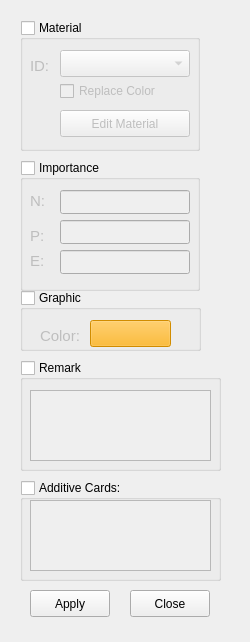
<?xml version="1.0" encoding="UTF-8"?>
<ui version="4.0">
 <class>MCCADGUI_SetPropertyDialog</class>
 <widget class="QDialog" name="MCCADGUI_SetPropertyDialog">
  <property name="geometry">
   <rect>
    <x>0</x>
    <y>0</y>
    <width>250</width>
    <height>642</height>
   </rect>
  </property>
  <property name="sizePolicy">
   <sizepolicy hsizetype="Minimum" vsizetype="Minimum">
    <horstretch>0</horstretch>
    <verstretch>0</verstretch>
   </sizepolicy>
  </property>
  <property name="minimumSize">
   <size>
    <width>220</width>
    <height>10</height>
   </size>
  </property>
  <property name="baseSize">
   <size>
    <width>0</width>
    <height>0</height>
   </size>
  </property>
  <property name="windowTitle">
   <string>Properties</string>
  </property>
  <widget class="QGroupBox" name="gb_Material">
   <property name="enabled">
    <bool>true</bool>
   </property>
   <property name="geometry">
    <rect>
     <x>20</x>
     <y>20</y>
     <width>180</width>
     <height>131</height>
    </rect>
   </property>
   <property name="title">
    <string>Material</string>
   </property>
   <property name="checkable">
    <bool>true</bool>
   </property>
   <property name="checked">
    <bool>false</bool>
   </property>
   <widget class="QLabel" name="label">
    <property name="geometry">
     <rect>
      <x>10</x>
      <y>35</y>
      <width>41</width>
      <height>21</height>
     </rect>
    </property>
    <property name="font">
     <font>
      <pointsize>11</pointsize>
     </font>
    </property>
    <property name="text">
     <string>ID:</string>
    </property>
   </widget>
   <widget class="QComboBox" name="cmb_mat_id">
    <property name="geometry">
     <rect>
      <x>40</x>
      <y>30</y>
      <width>130</width>
      <height>27</height>
     </rect>
    </property>
   </widget>
   <widget class="QCheckBox" name="chk_recolor">
    <property name="geometry">
     <rect>
      <x>40</x>
      <y>60</y>
      <width>141</width>
      <height>22</height>
     </rect>
    </property>
    <property name="text">
     <string>Replace Color</string>
    </property>
   </widget>
   <widget class="QPushButton" name="Btn_edit_mat">
    <property name="geometry">
     <rect>
      <x>40</x>
      <y>90</y>
      <width>130</width>
      <height>27</height>
     </rect>
    </property>
    <property name="text">
     <string>Edit Material</string>
    </property>
   </widget>
  </widget>
  <widget class="QGroupBox" name="gb_Imp">
   <property name="geometry">
    <rect>
     <x>20</x>
     <y>160</y>
     <width>180</width>
     <height>131</height>
    </rect>
   </property>
   <property name="title">
    <string>Importance</string>
   </property>
   <property name="checkable">
    <bool>true</bool>
   </property>
   <property name="checked">
    <bool>false</bool>
   </property>
   <widget class="QLabel" name="label_2">
    <property name="geometry">
     <rect>
      <x>10</x>
      <y>30</y>
      <width>41</width>
      <height>21</height>
     </rect>
    </property>
    <property name="font">
     <font>
      <pointsize>11</pointsize>
     </font>
    </property>
    <property name="text">
     <string>N:</string>
    </property>
   </widget>
   <widget class="QLabel" name="label_3">
    <property name="geometry">
     <rect>
      <x>10</x>
      <y>60</y>
      <width>41</width>
      <height>31</height>
     </rect>
    </property>
    <property name="font">
     <font>
      <pointsize>11</pointsize>
     </font>
    </property>
    <property name="text">
     <string>P:</string>
    </property>
   </widget>
   <widget class="QLabel" name="label_4">
    <property name="geometry">
     <rect>
      <x>10</x>
      <y>90</y>
      <width>41</width>
      <height>21</height>
     </rect>
    </property>
    <property name="font">
     <font>
      <pointsize>11</pointsize>
     </font>
    </property>
    <property name="text">
     <string>E:</string>
    </property>
   </widget>
   <widget class="QLineEdit" name="le_imp_n">
    <property name="geometry">
     <rect>
      <x>40</x>
      <y>30</y>
      <width>130</width>
      <height>24</height>
     </rect>
    </property>
   </widget>
   <widget class="QLineEdit" name="le_imp_p">
    <property name="geometry">
     <rect>
      <x>40</x>
      <y>60</y>
      <width>130</width>
      <height>24</height>
     </rect>
    </property>
   </widget>
   <widget class="QLineEdit" name="le_imp_e">
    <property name="geometry">
     <rect>
      <x>40</x>
      <y>90</y>
      <width>130</width>
      <height>24</height>
     </rect>
    </property>
   </widget>
  </widget>
  <widget class="QPushButton" name="Btn_apply">
   <property name="geometry">
    <rect>
     <x>30</x>
     <y>590</y>
     <width>80</width>
     <height>27</height>
    </rect>
   </property>
   <property name="text">
    <string>Apply</string>
   </property>
  </widget>
  <widget class="QPushButton" name="Btn_close">
   <property name="geometry">
    <rect>
     <x>130</x>
     <y>590</y>
     <width>80</width>
     <height>27</height>
    </rect>
   </property>
   <property name="text">
    <string>Close</string>
   </property>
  </widget>
  <widget class="QGroupBox" name="gb_Remark">
   <property name="geometry">
    <rect>
     <x>20</x>
     <y>360</y>
     <width>201</width>
     <height>111</height>
    </rect>
   </property>
   <property name="title">
    <string>Remark</string>
   </property>
   <property name="checkable">
    <bool>true</bool>
   </property>
   <property name="checked">
    <bool>false</bool>
   </property>
   <widget class="QTextEdit" name="tb_remark">
    <property name="geometry">
     <rect>
      <x>10</x>
      <y>30</y>
      <width>181</width>
      <height>71</height>
     </rect>
    </property>
   </widget>
  </widget>
  <widget class="QGroupBox" name="gb_Additive">
   <property name="geometry">
    <rect>
     <x>20</x>
     <y>480</y>
     <width>201</width>
     <height>101</height>
    </rect>
   </property>
   <property name="title">
    <string>Additive Cards:</string>
   </property>
   <property name="checkable">
    <bool>true</bool>
   </property>
   <property name="checked">
    <bool>false</bool>
   </property>
   <widget class="QTextEdit" name="tb_add_card">
    <property name="geometry">
     <rect>
      <x>10</x>
      <y>20</y>
      <width>181</width>
      <height>71</height>
     </rect>
    </property>
   </widget>
  </widget>
  <widget class="QGroupBox" name="gb_Graphic">
   <property name="geometry">
    <rect>
     <x>20</x>
     <y>290</y>
     <width>181</width>
     <height>61</height>
    </rect>
   </property>
   <property name="title">
    <string>Graphic</string>
   </property>
   <property name="checkable">
    <bool>true</bool>
   </property>
   <property name="checked">
    <bool>false</bool>
   </property>
   <widget class="QPushButton" name="Btn_color">
    <property name="geometry">
     <rect>
      <x>70</x>
      <y>30</y>
      <width>81</width>
      <height>27</height>
     </rect>
    </property>
    <property name="styleSheet">
     <string notr="true">QPushButton {
background:rgb(255, 170, 0)
}</string>
    </property>
    <property name="text">
     <string/>
    </property>
   </widget>
   <widget class="QLabel" name="label_7">
    <property name="geometry">
     <rect>
      <x>20</x>
      <y>30</y>
      <width>61</width>
      <height>31</height>
     </rect>
    </property>
    <property name="font">
     <font>
      <pointsize>11</pointsize>
     </font>
    </property>
    <property name="text">
     <string>Color:</string>
    </property>
   </widget>
  </widget>
 </widget>
 <resources/>
 <connections/>
</ui>
